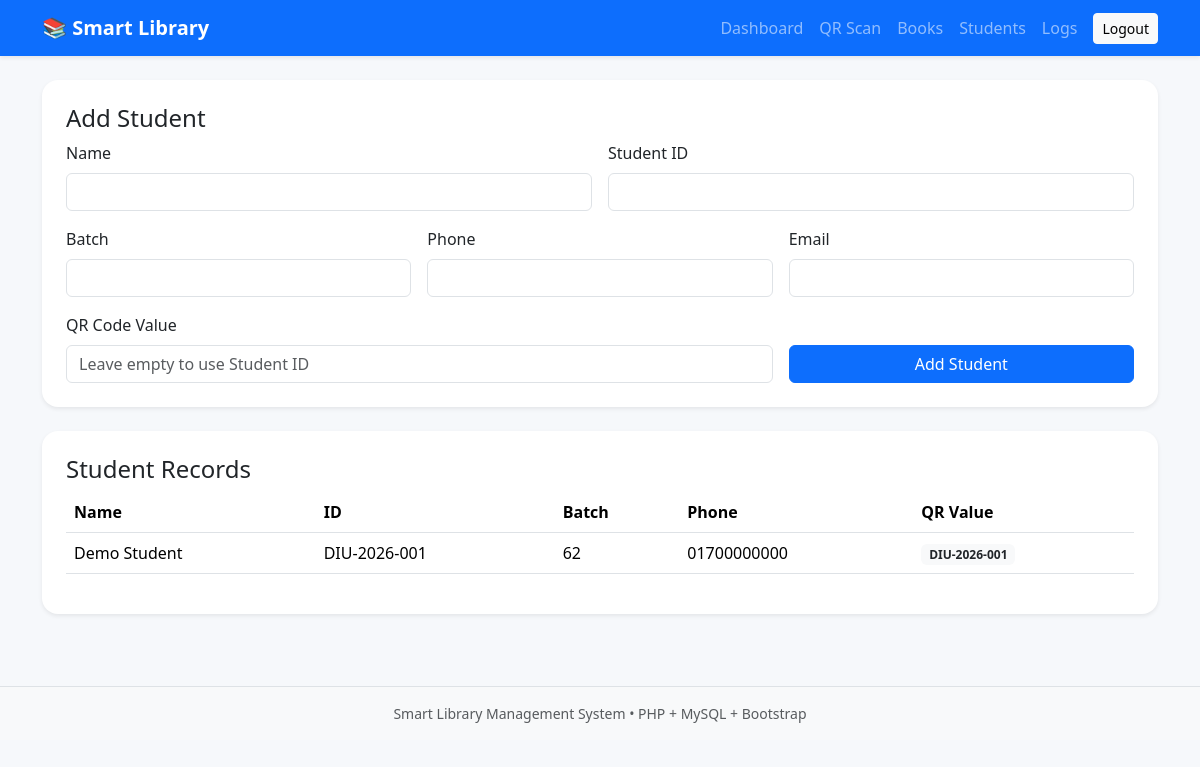
/students.php (signed in), run on the app's committed database.
### tables this page shows
CREATE TABLE students (
    id INT AUTO_INCREMENT PRIMARY KEY,
    name VARCHAR(120) NOT NULL,
    student_id VARCHAR(50) NOT NULL UNIQUE,
    batch VARCHAR(50) NOT NULL,
    phone VARCHAR(30),
    email VARCHAR(150),
    qr_code VARCHAR(100) NOT NULL UNIQUE,
    created_at TIMESTAMP DEFAULT CURRENT_TIMESTAMP
);

### students.php (the view, shortened to what this page needs)
<?php
require_once "config/db.php";
$rows = $pdo->query("SELECT * FROM students ORDER BY id DESC")->fetchAll();
include "partials/header.php";
?>
<div class="card shadow-sm p-4 mb-4">
<h4>Add Student</h4>
<form method="post" class="row g-3">
<div class="col-md-6"><label class="form-label">Name</label><input name="name" class="form-control" required></div>
<div class="col-md-6"><label class="form-label">Student ID</label><input name="student_id" class="form-control" required></div>
<div class="col-md-4"><label class="form-label">Batch</label><input name="batch" class="form-control" required></div>
<div class="col-md-4"><label class="form-label">Phone</label><input name="phone" class="form-control"></div>
<div class="col-md-4"><label class="form-label">Email</label><input name="email" type="email" class="form-control"></div>
<div class="col-md-8"><label class="form-label">QR Code Value</label><input name="qr_code" class="form-control" placeholder="Leave empty to use Student ID"></div>
<div class="col-md-4 d-flex align-items-end"><button class="btn btn-primary w-100">Add Student</button></div>
</form>
</div>
<div class="card shadow-sm p-4">
<h4>Student Records</h4>
<div class="table-responsive"><table class="table table-hover">
<thead><tr><th>Name</th><th>ID</th><th>Batch</th><th>Phone</th><th>QR Value</th></tr></thead>
<tbody>
<?php foreach($rows as $r): ?><tr>
<td><?= htmlspecialchars($r["name"]) ?></td><td><?= htmlspecialchars($r["student_id"]) ?></td>
<td><?= htmlspecialchars($r["batch"]) ?></td><td><?= htmlspecialchars($r["phone"]) ?></td>
<td><span class="badge bg-light text-dark"><?= htmlspecialchars($r["qr_code"]) ?></span></td>
</tr><?php endforeach; ?>
</tbody></table></div>
</div>
<?php include "partials/footer.php"; ?>

### assets/css/style.css (style rules this page uses)
body { background:#f6f8fb; }
.card { border:0; border-radius:16px; }
.table td,.table th { vertical-align:middle; }

### data on the page
students: name "Demo Student", student "DIU-2026-001", batch "62", phone "01700000000", qr_code "DIU-2026-001"
